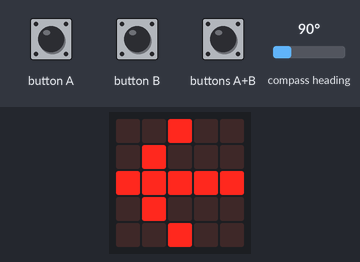
Bench run of a program on a simulated BBC micro:bit (MakeCode). On the bench: the board's 5×5 LED display. The inputs (shaded band) are chosen by the test bench; at power-on: compass heading 90°. The compass is already calibrated.

Above: at 1.2 s.
1.3 s: compass heading set to 129°
3.0 s: compass heading set to 139°
At 3.8 s:
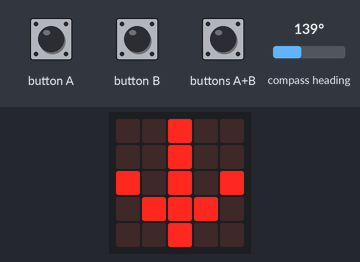
4.6 s: compass heading set to 219°
6.1 s: compass heading set to 228°
At 7.4 s:
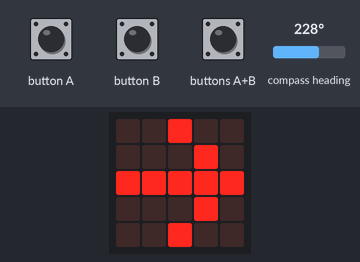
7.7 s: compass heading set to 310°
9.2 s: compass heading set to 320°
At 9.9 s:
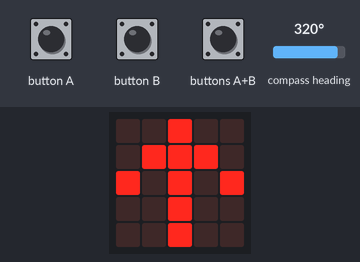
Timing chart, 0 to 11.8 s (numbered marks = the images above; inputs shaded):
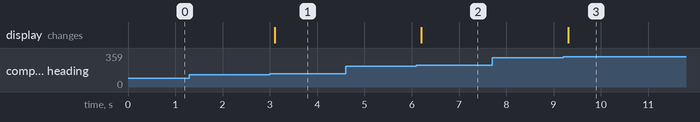

Measured:
- the behaviour switches between 134 and 135° on compass heading (found by bisection; images 0 and 1)
- the behaviour switches between 224 and 225° on compass heading (found by bisection; images 1 and 2)
- the behaviour switches between 314 and 315° on compass heading (found by bisection; images 2 and 3)
- after the input at 1.3 s, every drawn part: stays the same
- after the input at 3.0 s, the display: changes after 0.10 s (image 1)
- after the input at 4.6 s, every drawn part: stays the same
- after the input at 6.1 s, the display: changes after 0.11 s (image 2)
- after the input at 7.7 s, every drawn part: stays the same
- after the input at 9.2 s, the display: changes after 0.11 s (image 3)

The program:

main.ts
```typescript
let graden = 0
input.onButtonPressed(Button.AB, function () {
    input.calibrateCompass()
})
basic.forever(function () {
    graden = input.compassHeading()
    if (input.compassHeading() < 135) {
        basic.showArrow(ArrowNames.West)
    } else {
        if (input.compassHeading() < 225) {
            basic.clearScreen()
            basic.showArrow(ArrowNames.South)
        } else {
            if (input.compassHeading() < 315) {
                basic.clearScreen()
                basic.showArrow(ArrowNames.East)
            } else {
                if (input.compassHeading() < 360 || input.compassHeading() < 45) {
                    basic.clearScreen()
                    basic.showArrow(ArrowNames.North)
                }
            }
        }
    }
})
```

test.ts
```typescript
// tests gaan hier; deze zal niet worden gecompileerd wanneer dit pakket wordt gebruikt als extensie.
```
